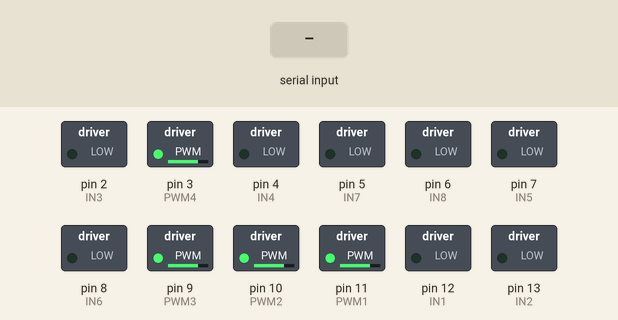
Simulated run of this sketch. Board: Arduino Uno, built with avr-gcc and run on an emulated ATmega328P. Parts: switched loads named in the sketch (green lamp = pin HIGH). The inputs (shaded band) are chosen by the test bench.

Above: at 1.2 s.
1.3 s: "F" received over the second serial link
At 1.7 s:
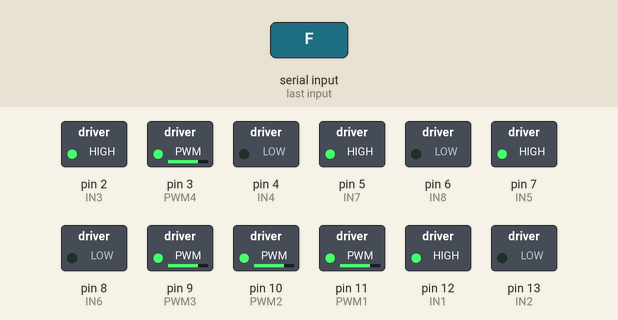
2.8 s: "B" received over the second serial link
At 4.0 s:
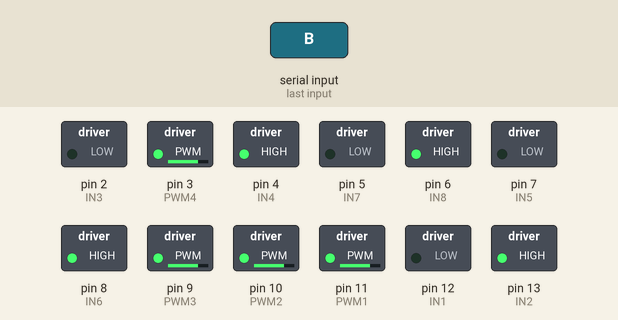
4.3 s: "R" received over the second serial link
At 5.2 s:
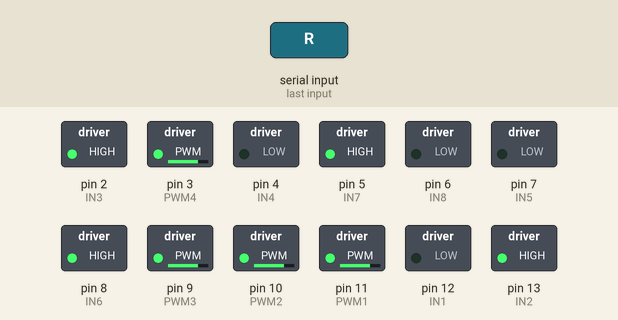
5.8 s: "L" received over the second serial link
At 6.3 s:
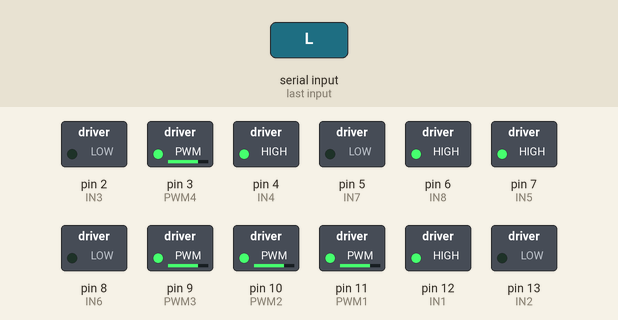
7.3 s: "S" received over the second serial link
At 8.6 s:
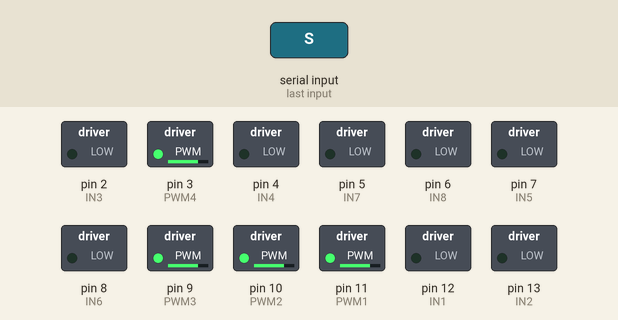
Timing chart, 0 to 9.8 s (numbered marks = the images above; inputs shaded):
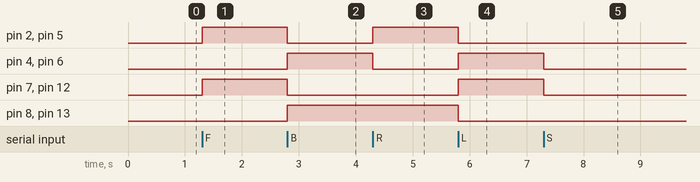

Measured:
- after the input at 1.3 s, pin 2 (IN3), pin 5 (IN7), pin 7 (IN5), pin 12 (IN1): LOW → HIGH at once
- after the input at 2.8 s, pin 2 (IN3), pin 5 (IN7), pin 7 (IN5), pin 12 (IN1): HIGH → LOW at once; pin 4 (IN4), pin 6 (IN8), pin 8 (IN6), pin 13 (IN2): LOW → HIGH at once
- after the input at 4.3 s, pin 2 (IN3), pin 5 (IN7): LOW → HIGH at once; pin 4 (IN4), pin 6 (IN8): HIGH → LOW at once
- after the input at 5.8 s, pin 2 (IN3), pin 5 (IN7), pin 8 (IN6), pin 13 (IN2): HIGH → LOW at once; pin 4 (IN4), pin 6 (IN8), pin 7 (IN5), pin 12 (IN1): LOW → HIGH at once
- after the input at 7.3 s, pin 4 (IN4), pin 6 (IN8), pin 7 (IN5), pin 12 (IN1): HIGH → LOW at once

The sketch:

RACE_CAR_ROBOT.ino
```cpp
#include <SoftwareSerial.h>
SoftwareSerial bluetooth(A1,A0); //(RX,TX)
char data;
//DC motor 1
int PWM1 = 11;
int IN1 = 12;
int IN2 = 13;
//DC motor 2
int PWM2 = 10;
int IN3 = 2;
int IN4 = 4;
//DC motor 3
int PWM3 = 9;
int IN5 = 7;
int IN6 = 8;
//DC motor 4
int PWM4 = 3;
int IN7 = 5;
int IN8 = 6;
void setup() {
 bluetooth.begin(9600);
 //DC MOTORS PINS
 //DC MOTOR 1
 pinMode(PWM1,OUTPUT);
 pinMode(IN1,OUTPUT);
 pinMode(IN2,OUTPUT);
 //DC MOTOR 2
 pinMode(PWM2,OUTPUT);
 pinMode(IN3,OUTPUT);
 pinMode(IN4,OUTPUT);
 //DC MOTOR 3
 pinMode(PWM3,OUTPUT);
 pinMode(IN5,OUTPUT);
 pinMode(IN6,OUTPUT);
 //DC MOTOR 2
 pinMode(PWM4,OUTPUT);
 pinMode(IN7,OUTPUT);
 pinMode(IN8,OUTPUT);
 //DC MOTORS SPEED
 analogWrite(PWM1,190);
 analogWrite(PWM2,190);
 analogWrite(PWM3,190);
 analogWrite(PWM4,190);
}

void loop() {
  if(bluetooth.available()){
  data = bluetooth.read();
  if( data == 'F'){
    // FORWARD STATE
  digitalWrite(IN1,HIGH);
  digitalWrite(IN2,LOW);
  digitalWrite(IN3,HIGH);
  digitalWrite(IN4,LOW);
  digitalWrite(IN5,HIGH);
  digitalWrite(IN6,LOW);
  digitalWrite(IN7,HIGH);
  digitalWrite(IN8,LOW);
    }
    if(data == 'B'){
      // BACKWARD STATE
  digitalWrite(IN1,LOW);
  digitalWrite(IN2,HIGH);
  digitalWrite(IN3,LOW);
  digitalWrite(IN4,HIGH);
  digitalWrite(IN5,LOW);
  digitalWrite(IN6,HIGH);
  digitalWrite(IN7,LOW);
  digitalWrite(IN8,HIGH);
      }
      if(data == 'R'){
        // RIGHT STATE
  digitalWrite(IN1,LOW);
  digitalWrite(IN2,HIGH);
  digitalWrite(IN3,HIGH);
  digitalWrite(IN4,LOW);
  digitalWrite(IN5,LOW);
  digitalWrite(IN6,HIGH);
  digitalWrite(IN7,HIGH);
  digitalWrite(IN8,LOW);
      }
      if(data == 'L'){
        // LEFT STATE
  digitalWrite(IN1,HIGH);
  digitalWrite(IN2,LOW);
  digitalWrite(IN3,LOW);
  digitalWrite(IN4,HIGH);
  digitalWrite(IN5,HIGH);
  digitalWrite(IN6,LOW);
  digitalWrite(IN7,LOW);
  digitalWrite(IN8,HIGH);
        }
      if(data == 'S'){
        // STOP STATE
  digitalWrite(IN1,LOW);
  digitalWrite(IN2,LOW);
  digitalWrite(IN3,LOW);
  digitalWrite(IN4,LOW);
  digitalWrite(IN5,LOW);
  digitalWrite(IN6,LOW);
  digitalWrite(IN7,LOW);
  digitalWrite(IN8,LOW);
        }
     /* if(data == '1'){
  //DC motors speed
  analogWrite(PWM1,25.5);
  analogWrite(PWM2,25.5);
        }
        if(data == '2'){
  // motors speed
  analogWrite(PWM1,51);
  analogWrite(PWM2,51);
        }
        if(data == '3'){
  // motors speed
  analogWrite(PWM1,76.5);
  analogWrite(PWM2,76.5);
        }
        if(data == '4'){
  // motors speed
  analogWrite(PWM1,102);
  analogWrite(PWM2,102);
        }
        if(data == '5'){
  // motors speed
  analogWrite(PWM1,127.5);
  analogWrite(PWM2,127.5);
        }
        if(data == '6'){
  // motors speed
  analogWrite(PWM1,153);
  analogWrite(PWM2,153);
        }
        if(data == '7'){
  // motors speed
  analogWrite(PWM1,178.5);
  analogWrite(PWM2,178.5);
        }
        if(data == '8'){
  // motors speed
  analogWrite(PWM1,204);
  analogWrite(PWM2,204);
        }
        if(data == '9'){
  // motors speed
  analogWrite(PWM1,229.5);
  analogWrite(PWM2,229.5);
        }
        if(data == 'q'){
  // motors speed
  analogWrite(PWM1,255);
  analogWrite(PWM2,255);
        }*/

  }
}
```
